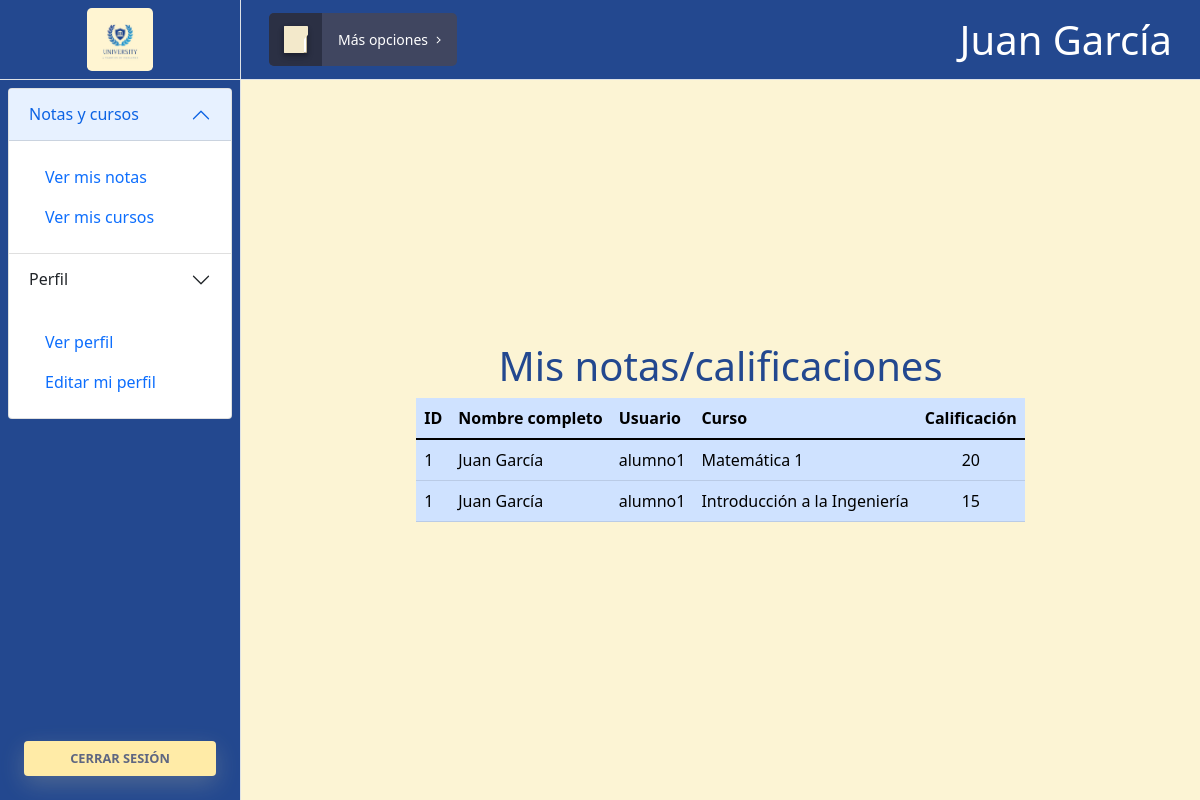
Screenshot of /alumno_mostrar_notas.php (signed in) with the database file from the repository.
### tables this page shows
CREATE TABLE IF NOT EXISTS `alumno_materia` (
  `id_alumno_materia` int NOT NULL AUTO_INCREMENT,
  `name_id` int NOT NULL,
  `curso_id` int NOT NULL,
  `calificacion` int NOT NULL,
  `comentario` varchar(300) NOT NULL,
  PRIMARY KEY (`id_alumno_materia`),
  KEY `name` (`name_id`),
  KEY `curso` (`curso_id`)
);

CREATE TABLE IF NOT EXISTS `alumnos` (
  `id_alumno` int NOT NULL AUTO_INCREMENT,
  `photo_alumno` longblob NOT NULL,
  `name_alumno` varchar(250) NOT NULL,
  `phone_alumno` int NOT NULL,
  `email_alumno` varchar(50) NOT NULL,
  `username` varchar(250) NOT NULL,
  `password` varchar(250) NOT NULL,
  `id_cargo` int NOT NULL,
  PRIMARY KEY (`id_alumno`),
  KEY `id_cargo` (`id_cargo`)
);

CREATE TABLE IF NOT EXISTS `cursos` (
  `id_curso` int NOT NULL AUTO_INCREMENT,
  `curso_name_original` varchar(50) NOT NULL,
  `creditos` int NOT NULL,
  PRIMARY KEY (`id_curso`)
);

### alumno_mostrar_notas.php (the view, shortened to what this page needs)
<!DOCTYPE html>
<html lang="en">
<head>
   <link href="css/admin/styles_admin_t.css" rel="stylesheet" />
   <link href="css/admin/button_admin_home.css" rel="stylesheet" />
   <link href="css/admin/admin_registrar.css" rel="stylesheet" />
</head>
<body>
   <div class="d-flex" id="wrapper">
      <div class="border-end position-relative" id="sidebar-wrapper" style="background-color: #23488f;">
         <a href="alumno_home.php">
            <div class="sidebar-heading border-bottom d-flex justify-content-center py-2" style="height: 10vh;">
               <img src="./assets/logo.JPG" height="" class="rounded-3">
            </div>
         </a>
         <div class="list-group list-group-flus p-2">
            <div class="accordion" id="accordionPanelsStayOpenExample">
               <div class="accordion-item">
                  <h2 class="accordion-header" id="panelsStayOpen-headingOne">
                     <button class="accordion-button" type="button" data-bs-toggle="collapse" data-bs-target="#panelsStayOpen-collapseOne" aria-expanded="true" aria-controls="panelsStayOpen-collapseOne">
                        Notas y cursos
                     </button>
                  </h2>
                  <div id="panelsStayOpen-collapseOne" class="accordion-collapse collapse show" aria-labelledby="panelsStayOpen-headingOne">
                     <div class="accordion-body">
                        <nav class="nav flex-column">
                           <a class="nav-link" href="alumno_mostrar_notas.php">Ver mis notas</a>
                           <a class="nav-link" href="alumno_mostrar_cursos.php">Ver mis cursos</a>
                        </nav>
                     </div>
                  </div>
               </div>
               <div class="accordion-item">
                  <h2 class="accordion-header" id="panelsStayOpen-headingTwo">
                     <button class="accordion-button collapsed" type="button" data-bs-toggle="collapse" data-bs-target="#panelsStayOpen-collapseTwo" aria-expanded="false" aria-controls="panelsStayOpen-collapseTwo">
                        Perfil
                     </button>
                  </h2>
                  <div id="panelsStayOpen-collapseTwo" class="accordion-collapse collapse show" aria-labelledby="panelsStayOpen-headingTwo">
                     <div class="accordion-body">
                        <nav class="nav flex-column">
                           <a class="nav-link" href="alumno_perfil_mostrar.php">Ver perfil</a>
                           <a class="nav-link" href="alumno_perfil_editar.php">Editar mi perfil</a>
                        </nav>
                     </div>
                  </div>
               </div>
            </div>
         </div>
         <div class="list-group list-group-flus p-2 position-absolute bottom-0">
            <a href="cerrar_sesion.php" class="btn btn-danger">Cerrar sesión</a>
         </div>
      </div>
      <div id="page-content-wrapper">
         <nav class="navbar navbar-expand-lg navbar-light border-bottom px-lg-3" style="background-color: #23488f; height: 10vh">
            <div class="container-fluid justify-content-lg-between ">
               <button class="continue-application" id="sidebarToggle">
                  <div>
                     <div class="folder">
                        <div class="top">
                        </div>
                        <div class="paper"></div>
                     </div>
                  </div>
                  Más opciones
               </button>
               <p class="text-white fs-1 m-0"><?= $_SESSION["array_login"]["name_alumno"] ?></p>
            </div>
         </nav>
         <div class="container-fluid d-flex justify-content-center align-items-center flex-column col-12" style="height: 90vh;">
            <h1 class="text-whit" style="color: #23488f;">Mis notas/calificaciones</h1>
            <div class="">
               <table class="table table-primary">
                  <thead>
                     <tr>
                        <th>ID</th>
                        <th>Nombre completo</th>
                        <th>Usuario</th>
                        <th>Curso</th>
                        <th class="text-center">Calificación</th>
                     </tr>
                  </thead>
                  <tbody>
                     <?php
                     include("conexion.php");
                     $idAlumnoActual = $_SESSION["array_login"]["id_alumno"];
                     $code = "SELECT * FROM alumno_materia, alumnos, cursos WHERE alumno_materia.name_id = '$idAlumnoActual' AND alumnos.id_alumno = '$idAlumnoActual' AND alumno_materia.curso_id = cursos.id_curso";
                     $result = $conexion->query($code);
                     while ($row = $result->fetch_assoc()) {
                     ?>
                        <tr>
                           <td><?php echo $row["id_alumno"]; ?></td>
                           <td><?php echo $row["name_alumno"]; ?></td>
                           <td><?php echo $row["username"]; ?></td>
                           <td><?php echo $row["curso_name_original"]; ?></td>
                           <td class="text-center"><?php echo $row["calificacion"]; ?></td>
                        </tr>
                     <?php
                     }
                     ?>
                  </tbody>
               </table>
            </div>
         </div>
      </div>
   </div>
</body>
</html>

### css/admin/button_admin_home.css (style rules this page uses)
.continue-application { --color: #fff; --background: #404660; --background-hover: #3a4059; --background-left: #2b3044; --folder: #f3e9cb; --folder-inner: #beb393; --paper: #ffffff; --paper-lines: #bbc1e1; --paper-behind: #e1e6f9; --pencil-cap: #fff; --pencil-top: #275efe; --pencil-middle: #fff; --pencil-bottom: #5c86ff; --shadow: rgba(13, 15, 25, 0.2); border: none; outline: none; cursor: pointer; position: relative; border-radius: 5px; font-size: 14px; font-weight: 500; line-height: 19px; -webkit-tap-highlight-color: transparent; padding: 17px 29px 17px 69px; transition: background 0.3s; color: var(--color); background: var(--bg, var(--background)); }
.continue-application > div { top: 0; left: 0; bottom: 0; width: 53px; position: absolute; overflow: hidden; border-radius: 5px 0 0 5px; background: var(--background-left); }
.continue-application > div .folder { width: 23px; height: 27px; position: absolute; left: 15px; top: 13px; }
.continue-application > div .folder .top { left: 0; top: 0; z-index: 2; position: absolute; transform: translateX(var(--fx, 0)); transition: transform 0.4s ease var(--fd, 0.3s); }
.continue-application > div .folder .top svg { width: 24px; height: 27px; display: block; fill: var(--folder); transform-origin: 0 50%; transition: transform 0.3s ease var(--fds, 0.45s); transform: perspective(120px) rotateY(var(--fr, 0deg)); }
.continue-application > div .folder:before, .continue-application > div .folder:after, .continue-application > div .folder .paper { content: ""; position: absolute; left: var(--l, 0); top: var(--t, 0); width: var(--w, 100%); height: var(--h, 100%); border-radius: 1px; background: var(--b, var(--folder-inner)); }
.continue-application > div .folder:before { box-shadow: 0 1.5px 3px var(--shadow), 0 2.5px 5px var(--shadow), 0 3.5px 7px var(--shadow); transform: translateX(var(--fx, 0)); transition: transform 0.4s ease var(--fd, 0.3s); }
.continue-application > div .folder:after, .continue-application > div .folder .paper { --l: 1px; --t: 1px; --w: 21px; --h: 25px; --b: var(--paper-behind); }
.continue-application > div .folder:after { transform: translate(var(--pbx, 0), var(--pby, 0)); transition: transform 0.4s ease var(--pbd, 0s); }
.continue-application > div .folder .paper { z-index: 1; --b: var(--paper); }
.continue-application > div .folder .paper:before, .continue-application > div .folder .paper:after { content: ""; width: var(--wp, 14px); height: 2px; border-radius: 1px; transform: scaleY(0.5); left: 3px; top: var(--tp, 3px); position: absolute; background: var(--paper-lines); box-shadow: 0 12px 0 0 var(--paper-lines), 0 24px 0 0 var(--paper-lines); }
.continue-application > div .folder .paper:after { --tp: 6px; --wp: 10px; }
.continue-application:before, .continue-application:after { content: ""; position: absolute; width: 10px; height: 2px; border-radius: 1px; background: var(--color); transform-origin: 9px 1px; transform: translateX(var(--cx, 0)) scale(0.5) rotate(var(--r, -45deg)); top: 26px; right: 16px; transition: transform 0.3s; }
.continue-application:after { --r: 45deg; }

### css/admin/admin_registrar.css (style rules this page uses)
.btn { margin: 1rem; border: none; border-radius: 4px; font-weight: bold; font-size: 0.8em; text-transform: uppercase; padding: 0.6em 1.2em; background-color: #ffeba7; color: #5e6681; box-shadow: 0 8px 24px 0 rgb(255 235 167 / 20%); transition: all 0.3s ease-in-out; }

### rows the page displays
alumno_materia: name.id_alumno "1", name.name_alumno "Juan García", name.username "alumno1", curso.curso_name_original "Matemática 1", calificacion "20"
alumno_materia: name.id_alumno "1", name.name_alumno "Juan García", name.username "alumno1", curso.curso_name_original "Introducción a la Ingeniería", calificacion "15"

### other values shown
$_SESSION["array_login"]["name_alumno"] "Juan García"
